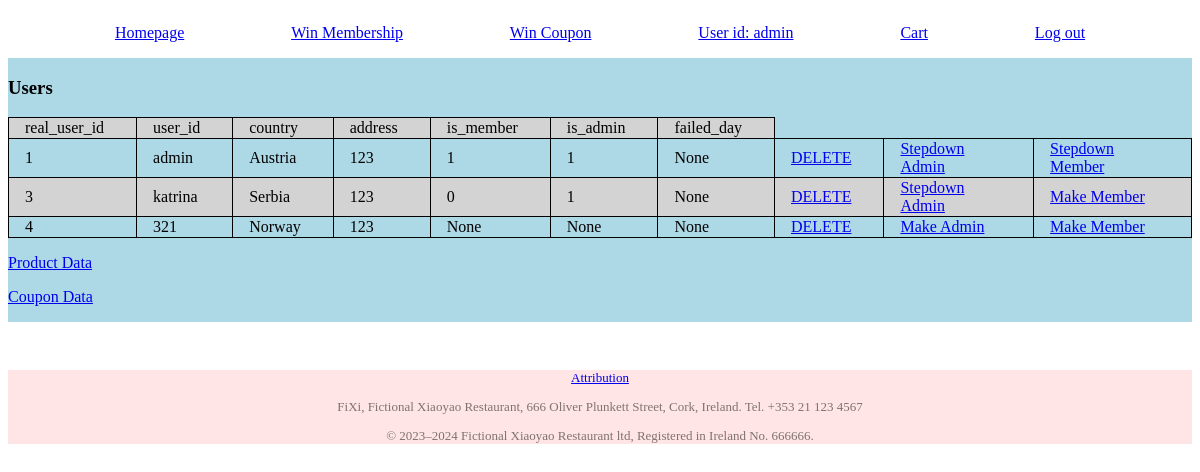
Page /admin/user (signed in) on the committed database.
### tables this page shows
CREATE TABLE users
(
    real_user_id INTEGER PRIMARY KEY AUTOINCREMENT,
    user_id TEXT, 
    password TEXT NOT NULL,
    country TEXT,
    address TEXT,
    is_member INTEGER,
    is_admin INTEGER,
    failed_day DATE

);

### app.py (the view)
@app.route("/admin/user")
@login_required
@admin_required
def admin_user():
    db= get_db ()
    users = db.execute("""SELECT * FROM users;""").fetchall()
    return render_template("admin_user.html",users=users)

### app.py (called while the page is built)
@app.before_request#This decorator registers a function to run before each request in your Flask application.
def load_logged_in_user():
    g.user = session.get("user_id", None)#Attempts to retrieve "user_id" from the Flask session. If not found, None is used. The result is stored in g.user, making it accessible app-wide during the request.
    if "cart" in session:
        g.sum_quantity = calculate_cart_sum_quantity(session["cart"])
    g.is_admin = session.get("is_admin", None)

def admin_required(view):
    @wraps(view)
    def wrapped_view(*args, **kwargs):
        if g.is_admin is None:
            return redirect(url_for("login", next=request.url))
        return view(*args, **kwargs)
    return wrapped_view

### database.py (called while the page is built)
def get_db():
    if "db" not in g:
        g.db = sqlite3.connect(DATABASE,
            detect_types=sqlite3.PARSE_DECLTYPES
        )
        g.db.row_factory = sqlite3.Row
    return g.db

### templates/admin_user.html
{% extends "base.html" %}
{% block main_content %}
<section class="admin">
    <section>
        <h1>Users</h1>
            <table>
                <tr>
                    {% for key in users[0].keys() if key != "password"%}
                        <td>{{key}}</td>
                    {% endfor %}
                </tr>
                {% for user in users %}
                <tr>
                    {% for key in user.keys() if key != "password"%}
                        <td>{{user[key]}}</td>
                    {% endfor %}
                    <td><a href="{{ url_for( 'admin_user_delete', user_id=user["user_id"]  ) }}">DELETE</a></td>
                    <td>
                        {% if user["is_admin"] %}
                        <a href="{{ url_for( 'admin_user_stepdown_admin', user_id=user["user_id"]  ) }}">Stepdown Admin</a>
                        {% else %}
                        <a href="{{ url_for( 'admin_user_make_admin', user_id=user["user_id"]  ) }}">Make Admin</a>
                        {% endif %}
                    </td>
                    <td>
                        {% if user["is_member"] %}
                        <a href="{{ url_for( 'admin_user_stepdown_member', user_id=user["user_id"]  ) }}">Stepdown Member</a>
                        {% else %}
                        <a href="{{ url_for( 'admin_user_make_member', user_id=user["user_id"]  ) }}">Make Member</a>
                        {% endif %}
                    </td>
                </tr>
                {% endfor %}
            </table>
            <a href="{{ url_for( 'admin_product' ) }}" ><p>Product Data</p></a>
            <a href="{{ url_for( 'admin_coupon' ) }}" ><p>Coupon Data</p></a>
    </section>
</section>
{% endblock %}

### templates/base.html (shortened to what this page needs)
<!DOCTYPE html>
<html lang="en">
<head>
    <link rel="stylesheet" href="../static/homepage.css">
</head>
<body>
    <header>
    <p><a href="{{url_for('homepage')}}">Homepage</a></p>
    <p><a href="{{url_for('whurdle')}}">Win Membership</a></p>
    <p><a href="{{url_for('rps15')}}">Win Coupon</a></p>
        {% if g.user %}
            <p><a href="{{url_for('profile')}}">User id: {{ g.user }}</a></p>
            <p><a href="{{url_for('cart')}}">Cart{% if g.sum_quantity %}({{g.sum_quantity}}){% endif %}</a></p>
            <p><a href="{{url_for('logout')}}">Log out</a></p>
        {% else %}
            <p><a href="{{url_for('register')}}">Register</a></p>
            <p><a href="{{url_for('login')}}">Login</a></p>
        {% endif %}
    </header>
    <main>
    {% block main_content %}{% endblock %}
    </main>
    <footer>
        <p><a href="{{url_for('attribution')}}">Attribution</a></p>
        <p>FiXi, Fictional Xiaoyao Restaurant, 666 Oliver Plunkett Street, Cork, Ireland. Tel. +353 21 123 4567 </p>
        <p>© 2023–2024 Fictional Xiaoyao Restaurant ltd, Registered in Ireland No. 666666.</p>
    </footer>
</body>
</html>

### static/homepage.css (style rules this page uses)
header { display: flex; justify-content: space-evenly; }
main { margin-left: auto; margin-right: auto; margin-bottom: 3em; display: flex; justify-content: center; background-color: lightblue; }
footer { text-align: center; font-size: small; background-color: rgb(255 0 0/0.1); color:rgb(0 0 0/0.5) ; }
.admin table,#profile table { border-collapse: collapse; }
.admin th, .admin td, #profile th,#profile td { border: 1px solid black; padding-left: 1em; padding-right: 2em; text-align: left; }
.admin tr:nth-child(odd),#profile tr:nth-child(odd) { background-color: lightgray; }
.admin section, #profile section { display: block; margin: auto; }

### rows in the picture
users: user "admin", real_user_id "1" "admin" "Austria" "123" "1" "1" "None"
users: real_user_id "3" "katrina" "Serbia" "123" "0" "1" "None"
users: real_user_id "4" "321" "Norway" "123" "None" "None" "None"

### other values in the picture
{{ key }} "real_user_id" "user_id" "country" "address" "is_member" "is_admin" "failed_day"
